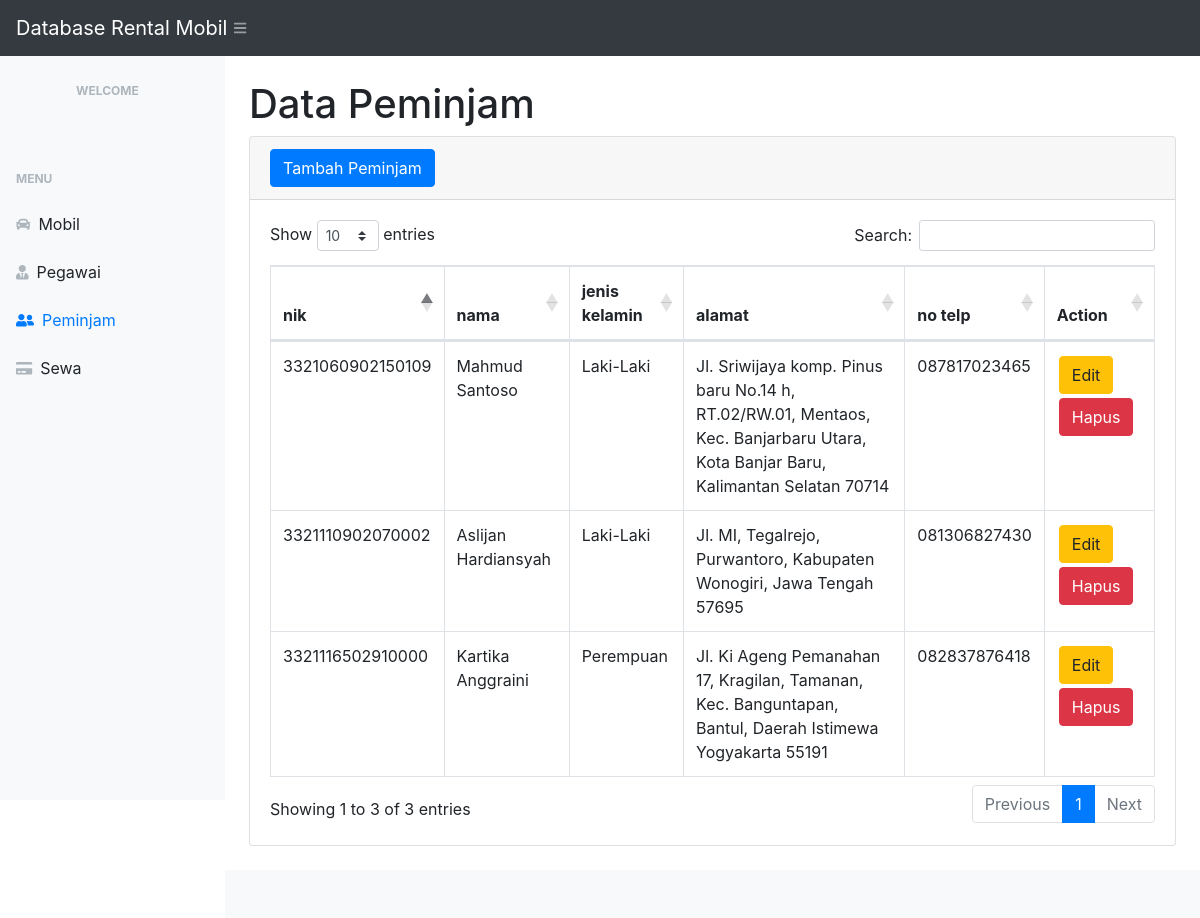
The page /peminjam.php on the database as committed earlier.
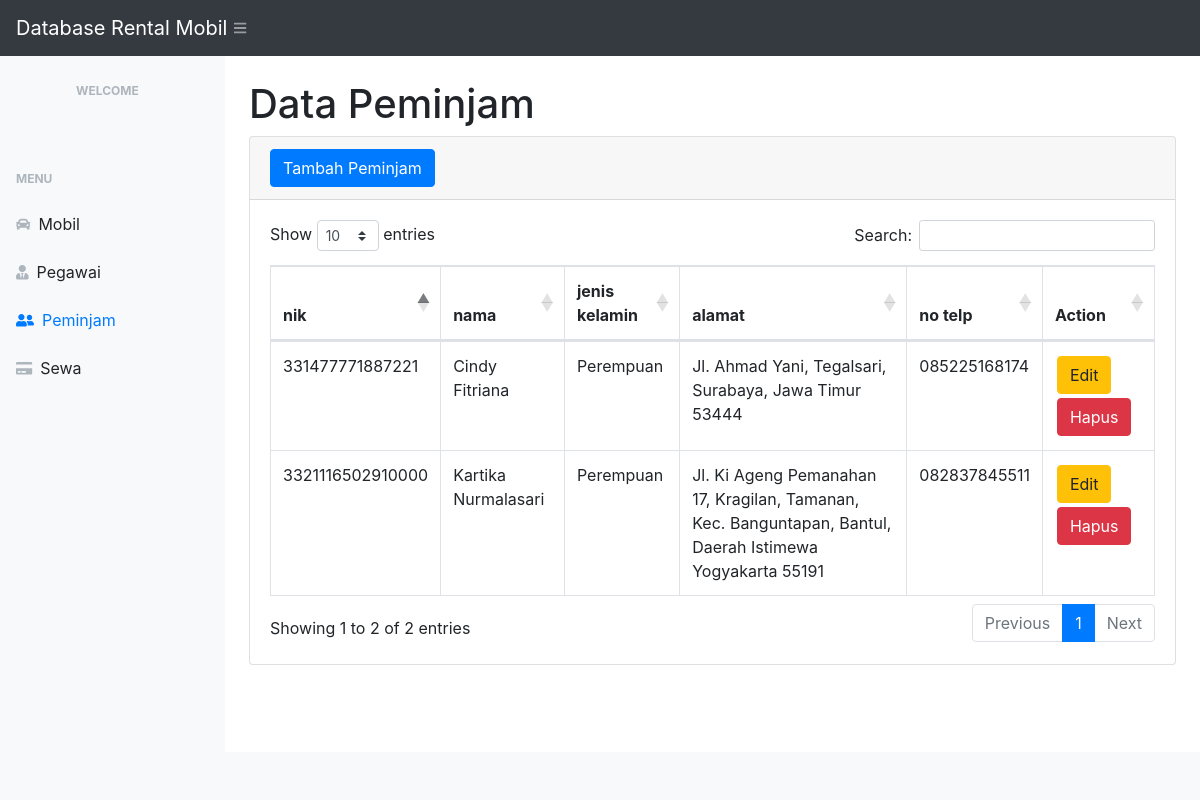
The same page on the database as committed later.
### tables this page shows
CREATE TABLE `peminjam` (
  `nik` varchar(20) NOT NULL,
  `nama` varchar(50) NOT NULL,
  `jenis_kelamin` varchar(10) NOT NULL,
  `alamat` text NOT NULL,
  `no_telp` varchar(15) NOT NULL
);

### peminjam.php (the view, shortened to what the changed rows need)
<?php
require 'function.php';
?>
<!DOCTYPE html>
<html lang="en">
<head>
    <link href="css/styles.css" rel="stylesheet" />
    <link href="https://cdn.datatables.net/1.10.20/css/dataTables.bootstrap4.min.css" rel="stylesheet" />
</head>
<body class="sb-nav-fixed">
    <div id="layoutSidenav">
        <div id="layoutSidenav_content">
            <main>
                <div class="container-fluid">
                    <h1 class="mt-4">Data Peminjam</h1>
                    <div class="card mb-4">
                        <div class="card-body">
                            <div class="table-responsive">
                                <table class="table table-bordered" id="dataTable" width="100%" cellspacing="0">
                                    <thead>
                                        <tr>
                                            <th>nik</th>
                                            <th>nama</th>
                                            <th>jenis kelamin</th>
                                            <th>alamat</th>
                                            <th>no telp</th>
                                            <th>Action</th>
                                        </tr>
                                    </thead>
                                    <tbody>
                                        <?php
                                        $tampilpeminjam = mysqli_query($conn, "SELECT * FROM `peminjam`");
                                        while ($data = mysqli_fetch_array($tampilpeminjam)) {
                                            $nik = $data['nik'];
                                            $nama = $data['nama'];
                                            $jenis_kelamin = $data['jenis_kelamin'];
                                            $alamat = $data['alamat'];
                                            $no_telp = $data['no_telp'];
                                        ?>
                                            <tr>
                                                <td><?= $nik; ?></td>
                                                <td><?= $nama; ?></td>
                                                <td><?= $jenis_kelamin; ?></td>
                                                <td><?= $alamat; ?></td>
                                                <td><?= $no_telp; ?></td>
                                                <td>
                                                    <button style="margin: 2px;" type="button" class="btn btn-warning" data-toggle="modal" data-target="#updatepmj<?= $nik; ?>">Edit</button>
                                                    <button style="margin: 2px;" type="button" class="btn btn-danger" data-toggle="modal" data-target="#deletepmj<?= $nik; ?>">Hapus</button>
                                                </td>
                                            </tr>
                                        <?php
                                        };
                                        ?>
                                    </tbody>
                                </table>
                            </div>
                        </div>
                    </div>
                </div>
            </main>
        </div>
    </div>
</body>
</html>

Rows that differ between the two databases and show on the page:
removed peminjam: nik "3321060902150109", nama "Mahmud Santoso", jenis_kelamin "Laki-Laki", alamat "Jl. Sriwijaya komp. Pinus baru No.14 h, RT.02/RW.01, Mentaos, Kec. Banjarbaru Utara, Kota Banjar Baru, Kalimantan Selatan 70714", no_telp "087817023465"
removed peminjam: nik "3321110902070002", nama "Aslijan Hardiansyah", jenis_kelamin "Laki-Laki", alamat "Jl. MI, Tegalrejo, Purwantoro, Kabupaten Wonogiri, Jawa Tengah 57695", no_telp "081306827430"
added peminjam: nik "331477771887221", nama "Cindy Fitriana", jenis_kelamin "Perempuan", alamat "Jl. Ahmad Yani, Tegalsari, Surabaya, Jawa Timur 53444", no_telp "085225168174"
changed peminjam id 3321116502910000: nama "Kartika Anggraini" → "Kartika Nurmalasari"; no_telp "082837876418" → "082837845511"
Other text that changed with them:
text written by a page script: "Show entries Search: Showing 1 to 3 of 3 entries Previous 1 Next" → "Show entries Search: Showing 1 to 2 of 2 entries Previous 1 Next"
